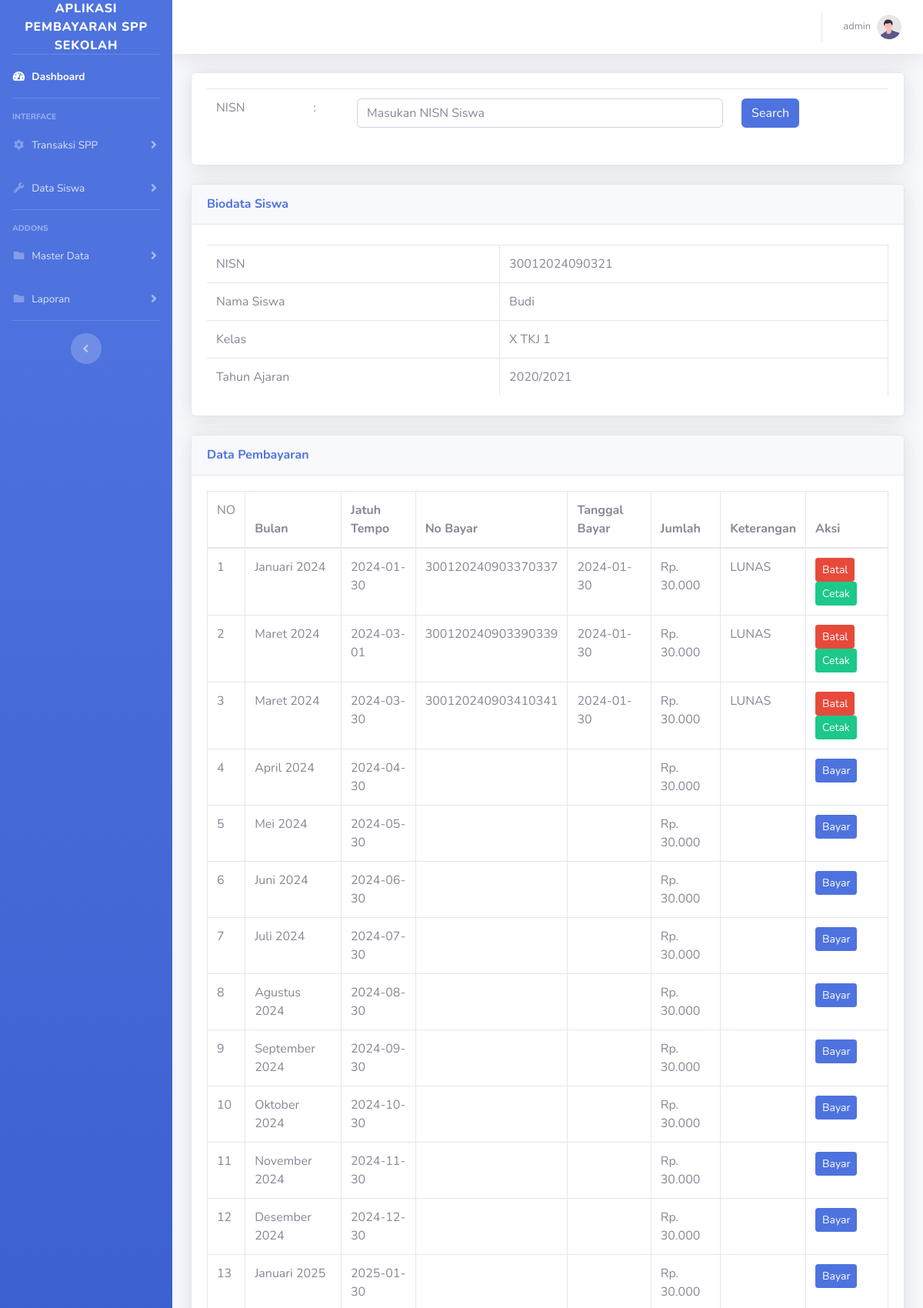
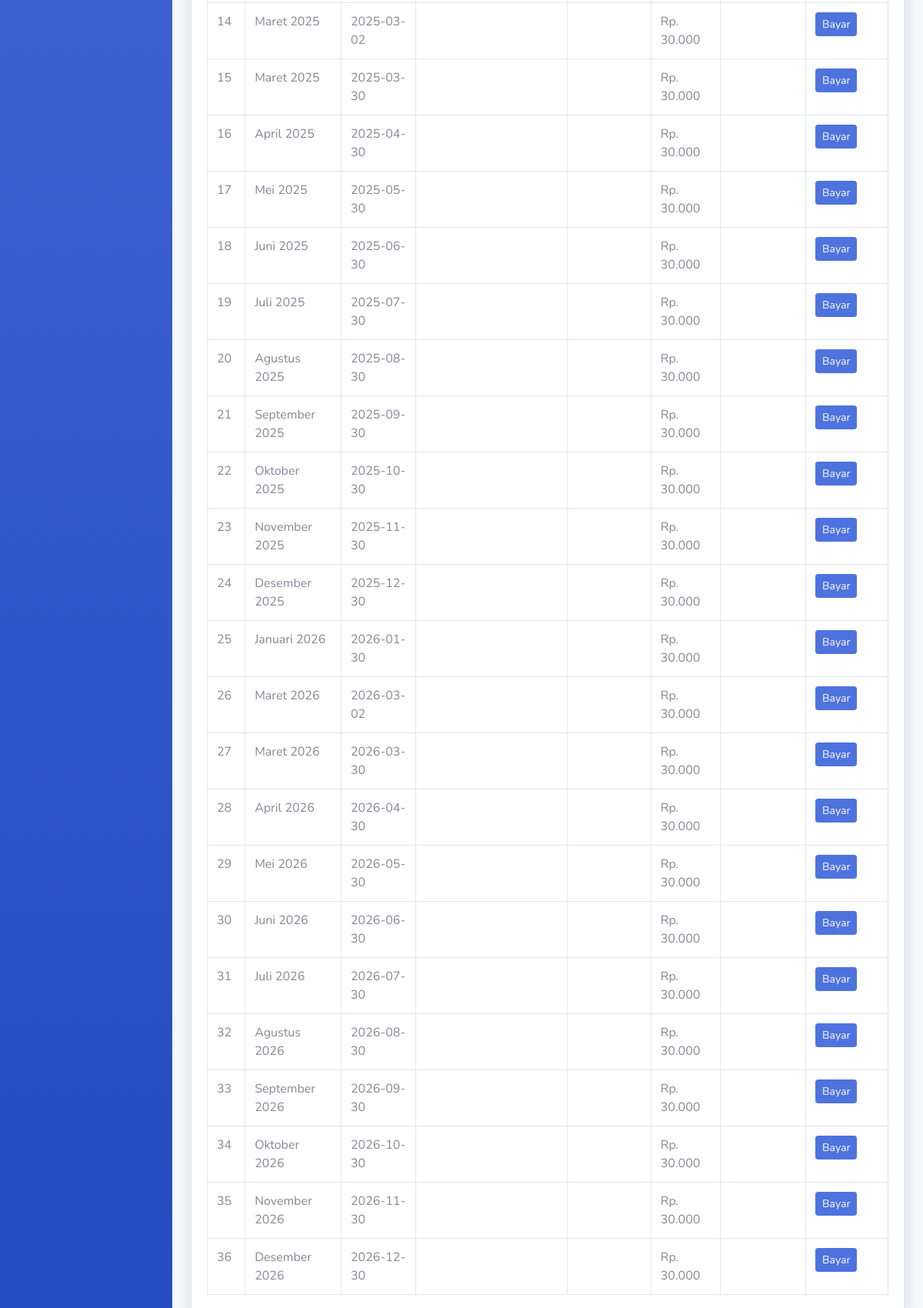
Page /pembayaran.php?nisn=30012024090321 (signed in, upper part) on the committed database (2 pictures, top to bottom).
### tables this page shows
CREATE TABLE `siswa` (
  `id_siswa` int(11) NOT NULL,
  `nisn` varchar(50) NOT NULL,
  `nama` varchar(50) NOT NULL,
  `id_angkatan` int(11) NOT NULL,
  `id_jurusan` int(11) NOT NULL,
  `id_kelas` int(11) NOT NULL,
  `alamat` text NOT NULL
);

CREATE TABLE `kelas` (
  `id_kelas` int(11) NOT NULL,
  `nama_kelas` varchar(50) NOT NULL
);

CREATE TABLE `angkatan` (
  `id_angkatan` int(11) NOT NULL,
  `nama_angkatan` varchar(50) NOT NULL,
  `biaya` varchar(50) NOT NULL
);

CREATE TABLE `pembayaran` (
  `idspp` int(11) NOT NULL,
  `id_siswa` int(11) NOT NULL,
  `jatuhtempo` varchar(50) NOT NULL,
  `bulan` varchar(50) NOT NULL,
  `nobayar` varchar(50) DEFAULT NULL,
  `tglbayar` varchar(50) DEFAULT NULL,
  `jumlah` varchar(50) NOT NULL,
  `ket` varchar(50) DEFAULT NULL,
  `id_admin` int(11) NOT NULL
);

### function/function_rupiah.php (called while the page is built)
<?php
function format_rupiah($rp){
    $jumlah = number_format($rp, 0 ,",",".");
    $rupiah = "Rp. ".$jumlah;
    return $rupiah;
}
?>

### pembayaran.php (the view, shortened to what this page needs)
<?php
include 'koneksi.php';
include 'header.php';
include 'function/function_rupiah.php';
?>
<div class="card shadow mb-4">
    <div class="card-body">
        <form action="" method="get">
            <table class="table">
                <tr>
                    <td>NISN</td>
                    <td>:</td>
                    <td><input type="text" name="nisn" placeholder="Masukan NISN Siswa" class="form-control"></td>
                    <td><button type="submit" class="btn btn-primary">Search</button></td>
                </tr>
            </table>
        </form>
    </div>
</div>
<?php
if(isset($_GET['nisn']) && $_GET['nisn'] !=''){
    $nisn = $_GET['nisn'];
    $query = "SELECT siswa.*,angkatan.*,jurusan.*,kelas.* FROM siswa,angkatan,jurusan,kelas WHERE siswa.id_angkatan = angkatan.id_angkatan AND siswa.id_jurusan = jurusan.id_jurusan AND siswa.id_kelas = kelas.id_kelas AND siswa.nisn = '$nisn'";
    $exec = mysqli_query($conn,$query);
    if(mysqli_num_rows($exec) !== 0){
    $siswa = mysqli_fetch_assoc($exec);
    $id_siswa = $siswa['id_siswa'];
    $nisn = $siswa['nisn'];
    ?>
    <div class="card shadow mb-4">
        <div class="card-header py-3">
            <h6 class="m-0 font-weight-bold text-primary">Biodata Siswa</h6>
        </div>
        <div class="card-body">
            <div class="table-responsive">
                <table class="table table-bordered" id="dataTable" width="100%" cellspacing="0">
                    <tr>
                        <td>NISN</td>
                        <td><?=$siswa['nisn']?></td>
                    </tr>
                    <tr>
                        <td>Nama Siswa</td>
                        <td><?=$siswa['nama']?></td>
                    </tr>
                    <tr>
                        <td>Kelas</td>
                        <td><?=$siswa['nama_kelas']?></td>
                    </tr>
                    <tr>
                        <td>Tahun Ajaran</td>
                        <td><?=$siswa['nama_angkatan']?></td>
                    </tr>
                </table>
            </div>
        </div>
    </div>
    <div class="card shadow mb-4">
        <div class="card-header py-3">
            <h6 class="m-0 font-weight-bold text-primary">Data Pembayaran</h6>
        </div>
        <div class="card-body">
            <div class="table-responsive">
                <table class="table table-bordered" id="dataTable" width="100%" cellspacing="0">
                    <thead>
                        <tr>
                            <td>NO</td>
                            <th>Bulan</th>
                            <th>Jatuh Tempo</th>
                            <th>No Bayar</th>
                            <th>Tanggal Bayar</th>
                            <th>Jumlah</th>
                            <th>Keterangan</th>
                            <th>Aksi</th>
                        </tr>
                    </thead>
                    <tbody>
                        <?php
                        $no = 1;
                        $query = "SELECT * FROM pembayaran WHERE id_siswa = '$id_siswa' ORDER BY jatuhtempo ASC";
                        $exec = mysqli_query($conn,$query);
                        while($res=mysqli_fetch_assoc($exec)){?>
                        <tr>
                            <td><?=$no++ ?></td>
                            <td><?=$res['bulan']?></td>
                            <td><?=$res['jatuhtempo']?></td>
                            <td><?=$res['nobayar']?></td>
                            <td><?=$res['tglbayar']?></td>
                            <td><?=format_rupiah($res['jumlah'])?></td>
                            <td><?=$res['ket']?></td>
                            <td>
                                <?php
                                if($res['nobayar']==''){
                                    echo "<a class='btn btn-primary btn-sm' href='prosestransaksi.php?nisn=$nisn&act=bayar&id=$res[idspp]'>Bayar</a>";
                                }
                                else{
                                    echo "<a class='btn btn-danger btn-sm mr-1' href='prosestransaksi.php?nisn=$nisn&act=cencel&id=$res[idspp]'>Batal</a>";
                                    echo "<a class='btn btn-success btn-sm' href='cetak_slip_transaksi.php?nisn=$nisn&act=bayar&id=$res[idspp]' target='_blank'>Cetak</a>";
                                }
                                ?>
                            </td>
                        </tr>
                        <?php } ?>
                    </tbody>
                </table>
            </div>
        </div>
        </div>
    <?php } ?>
<?php } ?>
<?php include 'footer.php'; ?>

### header.php (shortened to what this page needs)
<!DOCTYPE html>
<html lang="en">
<head>
    <link href="vendor/fontawesome-free/css/all.min.css" rel="stylesheet" type="text/css">
    <link href="css/sb-admin-2.min.css" rel="stylesheet">
        <link href="vendor/datatables/dataTables.bootstrap4.min.css" rel="stylesheet">
</head>
<body id="page-top">
    <div id="wrapper">
        <ul class="navbar-nav bg-gradient-primary sidebar sidebar-dark accordion" id="accordionSidebar">
            <a class="sidebar-brand d-flex align-items-center justify-content-center" href="index.html">
                <div class="sidebar-brand-text mx-3">Aplikasi Pembayaran SPP Sekolah</div>
            </a>
            <hr class="sidebar-divider my-0">
            <li class="nav-item active">
                <a class="nav-link" href="index.php">
                    <i class="fas fa-fw fa-tachometer-alt"></i>
                    <span>Dashboard</span></a>
            </li>
            <hr class="sidebar-divider">
            <div class="sidebar-heading">
                Interface
            </div>
            <li class="nav-item">
                <a class="nav-link collapsed" href="#" data-toggle="collapse" data-target="#collapseTwo"
                    aria-expanded="true" aria-controls="collapseTwo">
                    <i class="fas fa-fw fa-cog"></i>
                    <span>Transaksi SPP</span>
                </a>
            </li>
            <li class="nav-item">
                <a class="nav-link collapsed" href="#" data-toggle="collapse" data-target="#collapseUtilities"
                    aria-expanded="true" aria-controls="collapseUtilities">
                    <i class="fas fa-fw fa-wrench"></i>
                    <span>Data Siswa</span>
                </a>
            </li>
            <hr class="sidebar-divider">
            <div class="sidebar-heading">
                Addons
            </div>
            <li class="nav-item">
                <a class="nav-link collapsed" href="#" data-toggle="collapse" data-target="#collapsePages"
                    aria-expanded="true" aria-controls="collapsePages">
                    <i class="fas fa-fw fa-folder"></i>
                    <span>Master Data</span>
                </a>
            </li>
            <li class="nav-item">
                <a class="nav-link collapsed" href="#" data-toggle="collapse" data-target="#collapsePages1"
                    aria-expanded="true" aria-controls="collapsePages">
                    <i class="fas fa-fw fa-folder"></i>
                    <span>Laporan</span>
                </a>
            </li>
            <hr class="sidebar-divider d-none d-md-block">
            <div class="text-center d-none d-md-inline">
                <button class="rounded-circle border-0" id="sidebarToggle"></button>
            </div>
        </ul>
        <div id="content-wrapper" class="d-flex flex-column">
            <div id="content">
                <nav class="navbar navbar-expand navbar-light bg-white topbar mb-4 static-top shadow">
                    <ul class="navbar-nav ml-auto">
                        <li class="nav-item dropdown no-arrow">
                            <a class="nav-link dropdown-toggle" href="#" id="userDropdown" role="button"
                                data-toggle="dropdown" aria-haspopup="true" aria-expanded="false">
                                <span class="mr-2 d-none d-lg-inline text-gray-600 small"><?= $_SESSION['nama_admin']?></span>
                                <img class="img-profile rounded-circle"
                                    src="img/undraw_profile.svg">
                            </a>
                        </li>
                    </ul>
                </nav>
                <div class="container-fluid">

### footer.php (shortened to what this page needs)
</div>
</div>
</div>
</div>
</body>
</html>

### rows in the picture
siswa: nisn "30012024090321", nama "Budi", id_kelas.nama_kelas "X TKJ 1", id_angkatan.nama_angkatan "2020/2021"
pembayaran: bulan "Januari 2024", jatuhtempo "2024-01-30", nobayar "300120240903370337", tglbayar "2024-01-30", jumlah "Rp. 30.000", ket "LUNAS"
pembayaran: bulan "Maret 2024", jatuhtempo "2024-03-01", nobayar "300120240903390339", tglbayar "2024-01-30", jumlah "Rp. 30.000", ket "LUNAS"
pembayaran: bulan "Maret 2024", jatuhtempo "2024-03-30", nobayar "300120240903410341", tglbayar "2024-01-30", jumlah "Rp. 30.000", ket "LUNAS"
pembayaran: bulan "April 2024", jatuhtempo "2024-04-30", jumlah "Rp. 30.000"
pembayaran: bulan "Mei 2024", jatuhtempo "2024-05-30", jumlah "Rp. 30.000"
pembayaran: bulan "Juni 2024", jatuhtempo "2024-06-30", jumlah "Rp. 30.000"
pembayaran: bulan "Juli 2024", jatuhtempo "2024-07-30", jumlah "Rp. 30.000"
pembayaran: bulan "Agustus 2024", jatuhtempo "2024-08-30", jumlah "Rp. 30.000"
pembayaran: bulan "September 2024", jatuhtempo "2024-09-30", jumlah "Rp. 30.000"
pembayaran: bulan "Oktober 2024", jatuhtempo "2024-10-30", jumlah "Rp. 30.000"
pembayaran: bulan "November 2024", jatuhtempo "2024-11-30", jumlah "Rp. 30.000"
pembayaran: bulan "Desember 2024", jatuhtempo "2024-12-30", jumlah "Rp. 30.000"
pembayaran: bulan "Januari 2025", jatuhtempo "2025-01-30", jumlah "Rp. 30.000"
pembayaran: bulan "Maret 2025", jatuhtempo "2025-03-02", jumlah "Rp. 30.000"
pembayaran: bulan "Maret 2025", jatuhtempo "2025-03-30", jumlah "Rp. 30.000"
pembayaran: bulan "April 2025", jatuhtempo "2025-04-30", jumlah "Rp. 30.000"
pembayaran: bulan "Mei 2025", jatuhtempo "2025-05-30", jumlah "Rp. 30.000"
pembayaran: bulan "Juni 2025", jatuhtempo "2025-06-30", jumlah "Rp. 30.000"
pembayaran: bulan "Juli 2025", jatuhtempo "2025-07-30", jumlah "Rp. 30.000"
pembayaran: bulan "Agustus 2025", jatuhtempo "2025-08-30", jumlah "Rp. 30.000"
pembayaran: bulan "September 2025", jatuhtempo "2025-09-30", jumlah "Rp. 30.000"
pembayaran: bulan "Oktober 2025", jatuhtempo "2025-10-30", jumlah "Rp. 30.000"
pembayaran: bulan "November 2025", jatuhtempo "2025-11-30", jumlah "Rp. 30.000"
pembayaran: bulan "Desember 2025", jatuhtempo "2025-12-30", jumlah "Rp. 30.000"
pembayaran: bulan "Januari 2026", jatuhtempo "2026-01-30", jumlah "Rp. 30.000"
pembayaran: bulan "Maret 2026", jatuhtempo "2026-03-02", jumlah "Rp. 30.000"
pembayaran: bulan "Maret 2026", jatuhtempo "2026-03-30", jumlah "Rp. 30.000"
pembayaran: bulan "April 2026", jatuhtempo "2026-04-30", jumlah "Rp. 30.000"
pembayaran: bulan "Mei 2026", jatuhtempo "2026-05-30", jumlah "Rp. 30.000"
pembayaran: bulan "Juni 2026", jatuhtempo "2026-06-30", jumlah "Rp. 30.000"
pembayaran: bulan "Juli 2026", jatuhtempo "2026-07-30", jumlah "Rp. 30.000"
pembayaran: bulan "Agustus 2026", jatuhtempo "2026-08-30", jumlah "Rp. 30.000"
pembayaran: bulan "September 2026", jatuhtempo "2026-09-30", jumlah "Rp. 30.000"
pembayaran: bulan "Oktober 2026", jatuhtempo "2026-10-30", jumlah "Rp. 30.000"
pembayaran: bulan "November 2026", jatuhtempo "2026-11-30", jumlah "Rp. 30.000"
pembayaran: bulan "Desember 2026", jatuhtempo "2026-12-30", jumlah "Rp. 30.000"

### other values in the picture
$_SESSION['nama_admin'] "admin"
